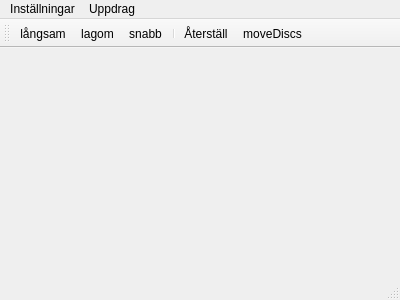
<?xml version="1.0" encoding="UTF-8"?>
<ui version="4.0">
 <class>MainWindow</class>
 <widget class="QMainWindow" name="MainWindow">
  <property name="geometry">
   <rect>
    <x>0</x>
    <y>0</y>
    <width>400</width>
    <height>300</height>
   </rect>
  </property>
  <property name="windowTitle">
   <string>MainWindow</string>
  </property>
  <widget class="Torngrafik" name="centralWidget"/>
  <widget class="QMenuBar" name="menuBar">
   <property name="geometry">
    <rect>
     <x>0</x>
     <y>0</y>
     <width>400</width>
     <height>21</height>
    </rect>
   </property>
   <widget class="QMenu" name="menuSettings">
    <property name="title">
     <string>Inställningar</string>
    </property>
    <widget class="QMenu" name="menuSize">
     <property name="title">
      <string>Storlek</string>
     </property>
     <addaction name="action3"/>
     <addaction name="action5"/>
     <addaction name="action10"/>
     <addaction name="action20"/>
     <addaction name="action50"/>
     <addaction name="action100"/>
    </widget>
    <widget class="QMenu" name="menuSpeed">
     <property name="title">
      <string>hastighet</string>
     </property>
     <addaction name="actionSlow"/>
     <addaction name="actionNormal"/>
     <addaction name="actionFast"/>
    </widget>
    <addaction name="actionReset"/>
    <addaction name="menuSize"/>
    <addaction name="actionMix"/>
    <addaction name="menuSpeed"/>
   </widget>
   <widget class="QMenu" name="menuUppdrag">
    <property name="title">
     <string>Uppdrag</string>
    </property>
    <addaction name="actionmoveDiscs"/>
    <addaction name="actionsolveMixed"/>
   </widget>
   <addaction name="menuSettings"/>
   <addaction name="menuUppdrag"/>
  </widget>
  <widget class="QToolBar" name="mainToolBar">
   <attribute name="toolBarArea">
    <enum>TopToolBarArea</enum>
   </attribute>
   <attribute name="toolBarBreak">
    <bool>false</bool>
   </attribute>
   <addaction name="actionSlow"/>
   <addaction name="actionNormal"/>
   <addaction name="actionFast"/>
   <addaction name="separator"/>
   <addaction name="actionReset"/>
   <addaction name="actionmoveDiscs"/>
  </widget>
  <widget class="QStatusBar" name="statusBar"/>
  <action name="actionReset">
   <property name="icon">
    <iconset resource="resources.qrc">
     <normaloff>:/images/reset.png</normaloff>:/images/reset.png</iconset>
   </property>
   <property name="text">
    <string>Återställ</string>
   </property>
  </action>
  <action name="action3">
   <property name="checkable">
    <bool>true</bool>
   </property>
   <property name="text">
    <string>3</string>
   </property>
  </action>
  <action name="action5">
   <property name="checkable">
    <bool>true</bool>
   </property>
   <property name="text">
    <string>5</string>
   </property>
  </action>
  <action name="action10">
   <property name="checkable">
    <bool>true</bool>
   </property>
   <property name="text">
    <string>10</string>
   </property>
  </action>
  <action name="action20">
   <property name="checkable">
    <bool>true</bool>
   </property>
   <property name="text">
    <string>20</string>
   </property>
  </action>
  <action name="action50">
   <property name="checkable">
    <bool>true</bool>
   </property>
   <property name="text">
    <string>50</string>
   </property>
  </action>
  <action name="action100">
   <property name="checkable">
    <bool>true</bool>
   </property>
   <property name="text">
    <string>100</string>
   </property>
  </action>
  <action name="actionMix">
   <property name="text">
    <string>Blanda</string>
   </property>
  </action>
  <action name="actionSlow">
   <property name="checkable">
    <bool>true</bool>
   </property>
   <property name="icon">
    <iconset resource="resources.qrc">
     <normaloff>:/images/turtle.png</normaloff>:/images/turtle.png</iconset>
   </property>
   <property name="text">
    <string>långsam</string>
   </property>
  </action>
  <action name="actionNormal">
   <property name="checkable">
    <bool>true</bool>
   </property>
   <property name="icon">
    <iconset resource="resources.qrc">
     <normaloff>:/images/rabbit.png</normaloff>:/images/rabbit.png</iconset>
   </property>
   <property name="text">
    <string>lagom</string>
   </property>
  </action>
  <action name="actionFast">
   <property name="checkable">
    <bool>true</bool>
   </property>
   <property name="icon">
    <iconset resource="resources.qrc">
     <normaloff>:/images/rocket.png</normaloff>:/images/rocket.png</iconset>
   </property>
   <property name="text">
    <string>snabb</string>
   </property>
  </action>
  <action name="actionmoveDiscs">
   <property name="icon">
    <iconset resource="resources.qrc">
     <normaloff>:/images/play1.png</normaloff>:/images/play1.png</iconset>
   </property>
   <property name="text">
    <string>moveDiscs</string>
   </property>
  </action>
  <action name="actionsolveMixed">
   <property name="text">
    <string>solveMixed</string>
   </property>
  </action>
 </widget>
 <layoutdefault spacing="6" margin="11"/>
 <customwidgets>
  <customwidget>
   <class>Torngrafik</class>
   <extends>QWidget</extends>
   <header>torngrafik.h</header>
   <container>1</container>
  </customwidget>
 </customwidgets>
 <resources>
  <include location="resources.qrc"/>
 </resources>
 <connections/>
</ui>
